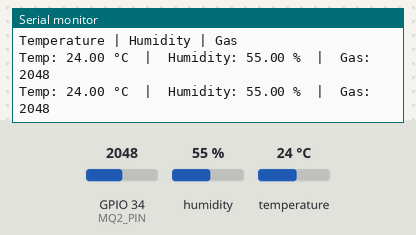
Bench run of a sketch on a simulated ESP32. Parts: the last lines printed to the serial monitor. The test bench sets the inputs (shaded band); at power-on: humidity 55 %, GPIO 34 (MQ2_PIN) = 2048, temperature 24 °C.

Above: at 2.8 s.
2.9 s: humidity set to 22 %
At 4.4 s:
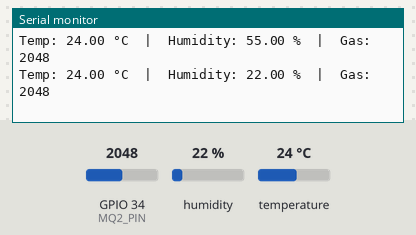
5.6 s: GPIO 34 (MQ2_PIN) set to 2866
At 6.8 s:
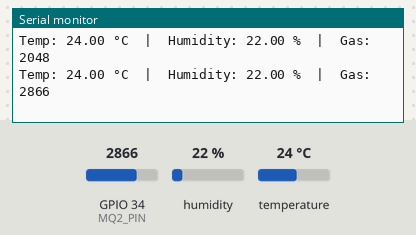
8.3 s: temperature set to 12 °C
At 10.8 s:
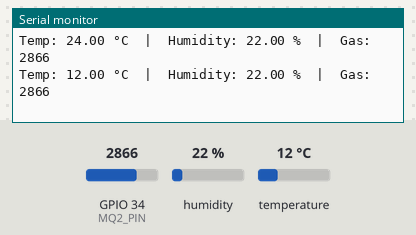
11.0 s: GPIO 34 (MQ2_PIN) set to 3603
At 12.8 s:
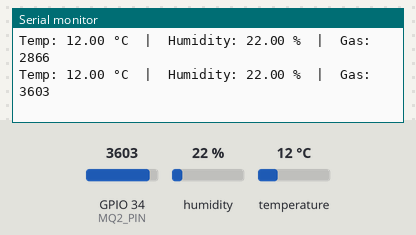
13.7 s: humidity set to 40 %
At 15.2 s:
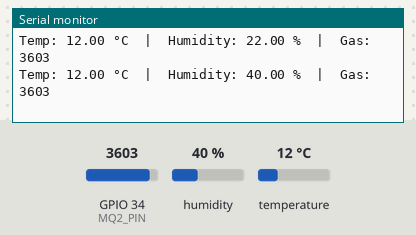
Timing chart, 0 to 16.7 s (numbered marks = the images above; inputs shaded):
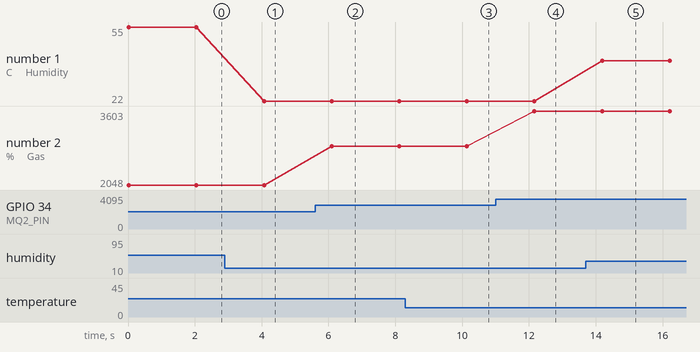

Measured:
- after the input at 2.9 s, the serial monitor: prints a new line after 1.2 s (image 1)
- after the input at 5.6 s, the serial monitor: prints a new line after 0.49 s (image 2)
- after the input at 8.3 s, the serial monitor: prints a new line after 1.8 s (image 3)
- after the input at 11.0 s, the serial monitor: prints a new line after 1.2 s (image 4)
- after the input at 13.7 s, the serial monitor: prints a new line after 0.49 s (image 5)
- plotted number 1: 55 → 22 after the input at 2.9 s, 22 → 40 after the input at 13.7 s
- plotted number 2: 2048 → 2866 after the input at 5.6 s, 2866 → 3603 after the input at 11.0 s

The sketch:

Sensor.ino
```cpp
#include "DHT.h"

/* -------- DHT11 CONFIG -------- */
#define DHTPIN 4
#define DHTTYPE DHT11

/* -------- MQ-2 CONFIG -------- */
#define MQ2_PIN 34

DHT dht(DHTPIN, DHTTYPE);

void setup() {
  Serial.begin(115200);
  dht.begin();
  Serial.println("Temperature | Humidity | Gas");
}

void loop() {
  float temperature = dht.readTemperature();
  float humidity    = dht.readHumidity();
  int gasValue      = analogRead(MQ2_PIN);

  if (isnan(temperature) || isnan(humidity)) {
    Serial.println("DHT11 reading failed");
    delay(2000);
    return;
  }

  Serial.print("Temp: ");
  Serial.print(temperature);
  Serial.print(" °C  |  Humidity: ");
  Serial.print(humidity);
  Serial.print(" %  |  Gas: ");
  Serial.println(gasValue);

  delay(2000);
}
```
